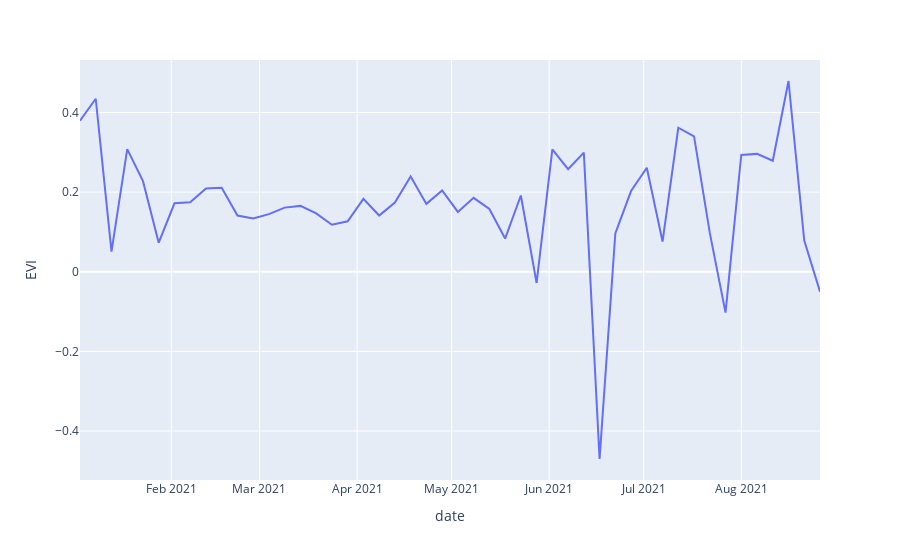

Here is the notebook cell this chart was saved with:
### Code cell
df = px.data.stocks()
fig = px.line(df_filtered, x='date', y="EVI")
fig.show()
